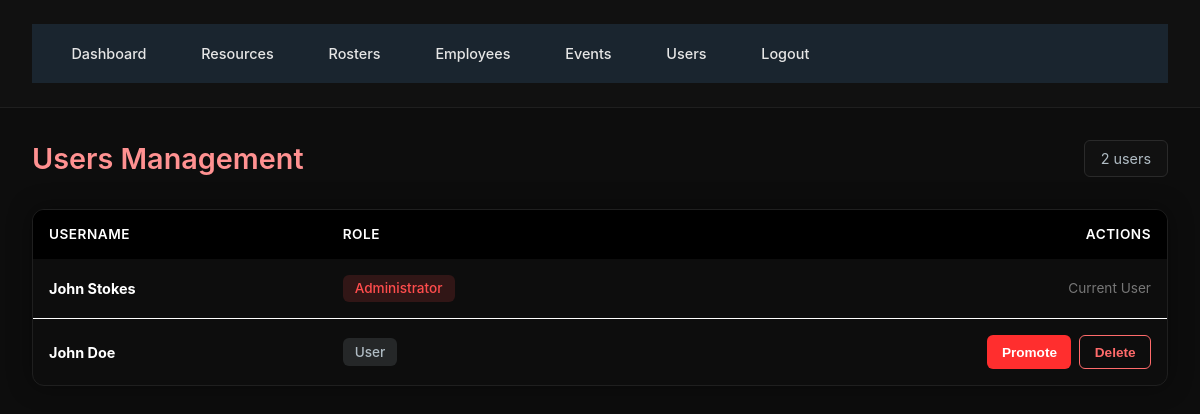
Screenshot of /users (signed in) with the database file from the repository.
### Database.py (models this page shows, shortened)
class User(UserMixin, db.Model):
    id = db.Column(db.Integer, primary_key=True)
    username = db.Column(db.String(120), unique=True, nullable=False)
    password_hash = db.Column(db.String(255), nullable=False)
    is_admin = db.Column(db.Boolean, default=False)
    employee_id = db.Column(db.Integer, db.ForeignKey('employee.id'))
    employee = db.relationship('Employee', backref='user', uselist=False)

### app.py (the view)
    @app.route('/users')
    @login_required
    @admin_required
    def users():
        return render_template('users.html', users=User.query.all())

### app.py (called while the page is built)
def admin_required(f):
    @wraps(f)
    def wrapper(*args, **kwargs):
        if not current_user.is_admin:
            abort(403)
        return f(*args, **kwargs)
    return wrapper

### Templates/users.html (shortened to what this page needs)
{% extends "base.html" %}
{% block content %}
<div class="page-header">
  <h2 class="page-title">Users Management</h2>
  <span class="users-count">{{ users|length }} users</span>
</div>
{% if users %}
<div class="table-wrapper">
  <table>
    <thead>
      <tr>
        <th>Username</th>
        <th>Role</th>
        <th style="text-align:right;">Actions</th>
      </tr>
    </thead>
    <tbody>
      {% for u in users %}
      <tr>
        <td><strong>{{ u.username }}</strong></td>
        <td>
          {% if u.is_admin %}
            <span class="admin-badge">Administrator</span>
          {% else %}
            <span class="user-badge">User</span>
          {% endif %}
        </td>
        <td>
          <div class="actions-cell">
            {% if u.id != current_user.id %}
              {% if u.is_admin %}
                <button type="button"
                        class="btn-action btn-demote"
                        data-username="{{ u.username }}"
                        data-user-id="{{ u.id }}"
                        onclick="confirmDemote(this)">
                  Demote
                </button>
              {% else %}
                <button type="button"
                        class="btn-action btn-promote"
                        data-username="{{ u.username }}"
                        data-user-id="{{ u.id }}"
                        onclick="confirmPromote(this)">
                  Promote
                </button>
              {% endif %}
              <button type="button"
                      class="btn-action btn-delete"
                      data-username="{{ u.username }}"
                      data-user-id="{{ u.id }}"
                      onclick="confirmDelete(this)">
                Delete
              </button>
            {% else %}
              <span style="color:#777; font-size:0.85rem;">Current User</span>
            {% endif %}
          </div>
        </td>
      </tr>
      {% endfor %}
    </tbody>
  </table>
</div>
{% else %}
<div class="empty-state">
  No users found.
</div>
{% endif %}
{% endblock %}

### Static/Css/styles.css (style rules this page uses)
* { margin: 0; padding: 0; box-sizing: border-box; }
body { font-family: '72', 'SAP Sans', system-ui, sans-serif; background-color: #000000; color: #e0e0e0; }
.page-header .page-title { color: #ff9191; }
.page-header { display: flex; justify-content: space-between; align-items: center; margin-bottom: 1.5rem; }
.page-title { font-size: 1.5rem; font-weight: 500; color: #0dccff; }
.table-wrapper { background: #000000; border: 1px solid #000000; border-radius: 4px; overflow: hidden; }
table { width: 100%; border-collapse: collapse; }
table thead { background: #000000; border-bottom: 1px solid #000000; }
table th { padding: 1rem; text-align: left; font-weight: 600; color: #ffffff; font-size: 0.85rem; text-transform: uppercase; letter-spacing: 0.5px; }
table td { padding: 1rem; border-bottom: 1px solid #ffffff; color: #ffffff; font-size: 0.9rem; }
table tbody tr { transition: background 0.15s; }
table tbody tr:last-child td { border-bottom: none; }

### Templates/base.html (style rules this page uses)
body { background: #0d0d0d; color: #e6e6e6; font-family: "Inter", "Segoe UI", sans-serif; margin: 0; padding: 0; }

### Templates/users.html (style rules this page uses)
.page-header { display: flex; justify-content: space-between; align-items: center; margin-bottom: 2rem; }
.page-title { font-size: 1.8rem; font-weight: 600; color: #ffffff; }
.users-count { background: #111; border: 1px solid #2a2a2a; padding: 0.55rem 1rem; border-radius: 6px; color: #b0bcc4; font-size: 0.9rem; }
.table-wrapper { background: #0d0d0d; border: 1px solid #1f1f1f; border-radius: 12px; overflow: hidden; box-shadow: 0 0 25px rgba(0,0,0,0.4); }
table { width: 100%; border-collapse: collapse; }
thead { background: #111; border-bottom: 1px solid #1f1f1f; }
th { padding: 1rem; text-align: left; color: #b0bcc4; font-size: 0.85rem; text-transform: uppercase; letter-spacing: 0.05em; font-weight: 600; }
td { padding: 1rem; border-bottom: 1px solid #1f1f1f; color: #e0e0e0; font-size: 0.95rem; }
tbody tr { transition: background 0.15s; }
tbody tr:last-child td { border-bottom: none; }
.admin-badge, .user-badge { display: inline-flex; align-items: center; padding: 0.35rem 0.75rem; border-radius: 6px; font-size: 0.85rem; font-weight: 500; }
.admin-badge { background: rgba(255, 77, 77, 0.15); color: #ff4d4d; }
.user-badge { background: rgba(176, 188, 196, 0.15); color: #b0bcc4; }
.actions-cell { display: flex; justify-content: flex-end; gap: 0.5rem; }
.btn-action { padding: 0.55rem 0.9rem; border-radius: 6px; font-size: 0.85rem; font-weight: 600; cursor: pointer; border: none; transition: 0.2s; }
.btn-promote { background: #ff2e2e; color: #fff; }
.btn-delete { background: transparent; border: 1px solid #ff6b6b; color: #ff6b6b; }

### rows the page displays
User: username "John Stokes", is_admin "Administrator", shows "Current User"
User: username "John Doe", is_admin "User"

### other values shown
{{ users|length }} "2"
